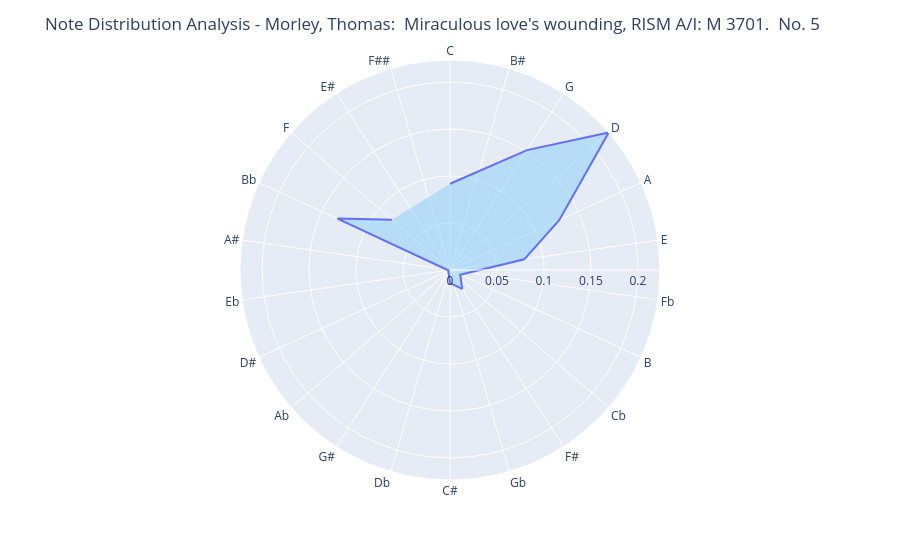

The code cell stored with this chart in its notebook:
### Code cell
df = note_counts.copy()
counted_notes_sorted = df.groupby('Note')['Scaled_Count'].sum().reset_index()

# sort to match pitch_class_order so the line is drawn in the correct sequence
counted_notes_sorted['Note'] = pd.Categorical(counted_notes_sorted['Note'], 
                                               categories=fifths, 
                                               ordered=True)
counted_notes_sorted = counted_notes_sorted.sort_values('Note').reset_index(drop=True)

# radar pitch order:  'fifths' or 'chromatic'
pitch_class_order = fifths


fig = px.line_polar(
    counted_notes_sorted, 
    r='Scaled_Count',                           
    theta='Note',                              
    line_close=True,
    color='Title' if 'Title' in counted_notes_sorted.columns else None,
    category_orders={'Note': pitch_class_order}
)
fig.update_traces(fill='toself', fillcolor='rgba(135, 206, 250, 0.5)')
fig.update_layout(title=f"Note Distribution Analysis - {piece.metadata['composer']}:  {piece.metadata['title']}")
fig.show()

### Figure 1 — Plotly figure (JSON) as saved in the notebook; plotly's stock layout.template omitted (floating-point values rounded to 4 significant figures)
{"data": [{"fill": "toself", "fillcolor": "rgba(135, 206, 250, 0.5)", "hovertemplate": "Scaled_Count=%{r}<br>Note=%{theta}<extra></extra>", "legendgroup": "", "line": {"color": "#636efa", "dash": "solid"}, "marker": {"symbol": "circle"}, "mode": "lines", "name": "", "r": [0.09182, 0.1517, 0.2236, 0.1277, 0.07984, 0.01198, 0.02395, 0.01397, 0.001996, 0.1317, 0.08184, 0.05988, 0.09182], "showlegend": false, "subplot": "polar", "theta": ["C", "G", "D", "A", "E", "B", "F#", "C#", "Eb", "Bb", "F", null, "C"], "type": "scatterpolar"}], "layout": {"autosize": true, "legend": {"tracegroupgap": 0}, "margin": {"t": 60}, "polar": {"angularaxis": {"categoryarray": ["C", "B#", "G", "D", "A", "E", "Fb", "B", "Cb", "F#", "Gb", "C#", "Db", "G#", "Ab", "D#", "Eb", "A#", "Bb", "F", "E#", "F##"], "categoryorder": "array", "direction": "clockwise", "rotation": 90, "type": "category"}, "domain": {"x": [0, 1], "y": [0, 1]}, "radialaxis": {"autorange": true, "range": [0, 0.2236], "type": "linear"}}, "title": {"text": "Note Distribution Analysis - Morley, Thomas:  Miraculous love's wounding, RISM A/I: M 3701.  No. 5"}}}
